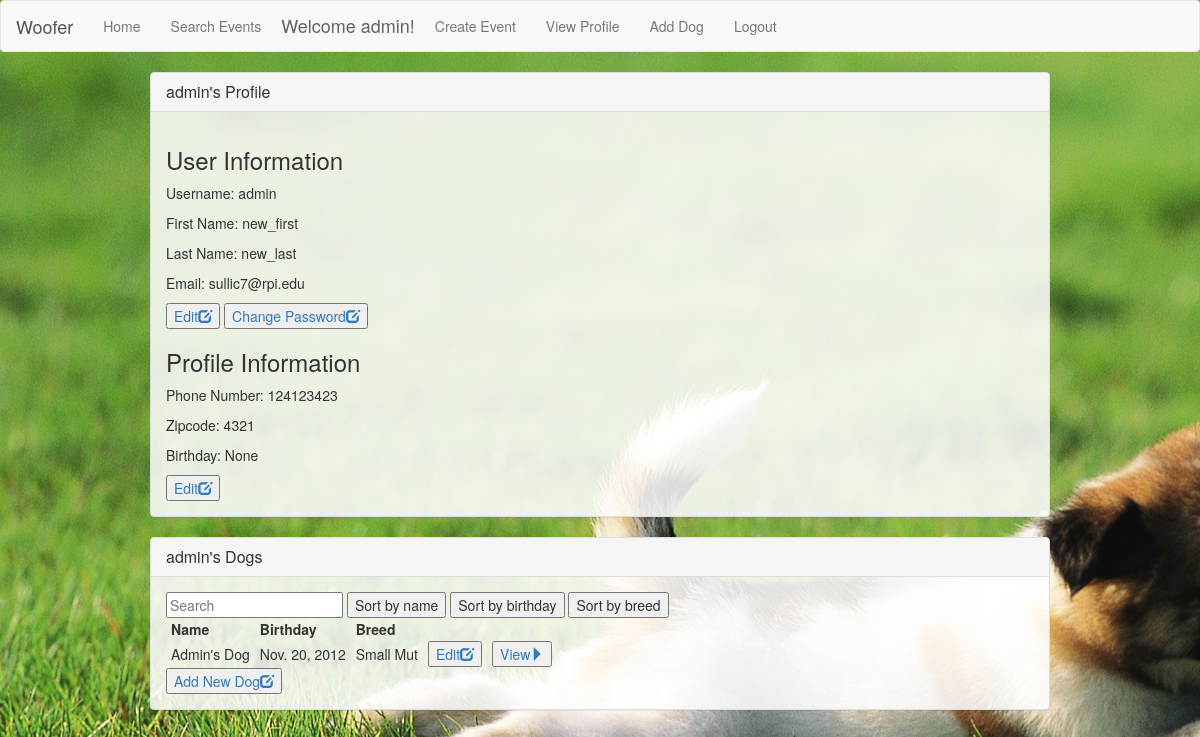
/view_profile/ (signed in), run on the app's committed database.
### woofer/models.py (models this page shows, shortened)
class Profile(models.Model):
    id = models.AutoField(primary_key=True)
    user = models.OneToOneField(User)
    phone_number = models.IntegerField(blank=True, null=True)
    zipcode = models.IntegerField(blank=True, null=True)
    birthday = models.DateField(auto_now=False, auto_now_add=False, blank=True,\
        null=True, validators=[validate_date])

class Dog(models.Model):
    id = models.AutoField(primary_key=True)
    name = models.CharField(max_length=100)
    owner = models.ForeignKey(User, on_delete=models.CASCADE)
    birthday = models.DateField(auto_now=False, auto_now_add=False, blank=True,
                                null=True, validators=[validate_date])
    weight = models.IntegerField(blank=True, null=True)
    breed = models.CharField(max_length=100, blank=True, null=True)
    potty_trained = models.BooleanField()
    bio = models.TextField(blank=True, null=True)
    LOW = 'LO'
    MEDIUM = 'MD'
    HIGH = 'HI'
    ACTIVITY_CHOICES = (
        (LOW, 'Not active'),
        (MEDIUM, 'Somewhat active'),
        (HIGH, 'Very active')
        )
    TEMPERAMENT_CHOICES = (
        (LOW, 'Prefers to be left alone'),
        (MEDIUM, 'Good with small groups'),
        (HIGH, 'Good with any size groups')
        )
    activity = models.CharField(max_length=2, choices=ACTIVITY_CHOICES)
    temperament_kids = models.CharField(max_length=2, choices=TEMPERAMENT_CHOICES)
    temperament_dogs = models.CharField(max_length=2, choices=TEMPERAMENT_CHOICES)
    temperament_strangers = models.CharField(max_length=2, choices=TEMPERAMENT_CHOICES)

### woofer/views/user_views.py (the view)
# urls.py: url(r'^view_profile/$', user_views.view_profile, name='view-profile'),
@login_required
def view_profile(request, userid=None):
    if userid is None:
        user = request.user
    else:
        user = User.objects.get(id=userid)
    profile = Profile.objects.get(user=user)
    dogs = Dog.objects.all().filter(owner=user)
    return render(request, 'woofer/view_profile.html',
                  {
                      'profile' : profile,
                      'dogs' : dogs
                  })

### woofer/templates/woofer/view_profile.html (shortened to what this page needs)
{% extends 'woofer/pageframe.html' %}
{% block content %}
<div class="panel panel-default">
  <div class="panel-heading">
    <h3 class="panel-title">{{ profile.user.username }}'s Profile</h3>
  </div>
  <div class="panel-body">
    <h3>User Information</h3>
    <p>Username: {{ profile.user.username }}</p>
    <p>First Name: {{ profile.user.first_name }}</p>
    <p>Last Name: {{ profile.user.last_name }}</p>
    <p>Email: {{ profile.user.email }}</p>
    <a href="{% url 'edit-user' profile.user.id %}" ><button class="">Edit<span class="glyphicon glyphicon-edit" aria-hidden="true"></span></button></a>
    <a href="{% url 'change-password' %}" ><button class="">Change Password<span class="glyphicon glyphicon-edit" aria-hidden="true"></span></button></a>
    <h3>Profile Information</h3>
    <p>Phone Number: {{ profile.phone_number }}</p>
    <p>Zipcode: {{ profile.zipcode }}</p>
    <p>Birthday: {{ profile.birthday }}</p>
    <a href="{% url 'edit-profile' profile.user.id %}" ><button class="">Edit<span class="glyphicon glyphicon-edit" aria-hidden="true"></span></button></a>
  </div>
</div>
<div class="panel panel-default">
  <div class="panel-heading">
    <h3 class="panel-title">{{ profile.user.username }}'s Dogs</h3>
  </div>
  <div class="panel-body">
      <div id="dogs">
        <input class="search" placeholder="Search" />
        <button class="sort" data-sort="name">Sort by name</button>
        <button class="sort" data-sort="birthday">Sort by birthday</button>
        <button class="sort" data-sort="breed">Sort by breed</button>
      <table>
        <thead>
          <th>Name</th>
          <th>Birthday</th>
          <th>Breed</th>
        </thead>
        <tbody class="list">
          {% for dog in dogs %}
            <tr>
              <td class="name">{{ dog.name }}</td>
              <td class="birthday">{{ dog.birthday }}</td>
              <td class="breed">{{ dog.breed }}</td>
              <td><a href="{% url 'edit-dog' dog.id %}" ><button class="">Edit<span class="glyphicon glyphicon-edit" aria-hidden="true"></span></button></a></td>
              <td><a href="{% url 'view-dog' dog.id %}" ><button class="">View<span class="glyphicon glyphicon-triangle-right" aria-hidden="true"></span></button></a></td>
            </tr>
          {% endfor %}
        </tbody>
      </table>
    </div>
    <div>
      <a href="{% url 'add-dog' %}" ><button class="">Add New Dog<span class="glyphicon glyphicon-edit" aria-hidden="true"></span></button></a>
    </div>
  </div>
</div>
{% endblock %}

### woofer/templates/woofer/pageframe.html (shortened to what this page needs)
{% load staticfiles %}
<!DOCTYPE html>
<html lang="en">
  <head>
    <link href="https://maxcdn.bootstrapcdn.com/bootstrap/3.3.6/css/bootstrap.min.css" rel="stylesheet" type="text/css"/>
    <link href="{% static "css/main.css" %}" rel="stylesheet" type="text/css"/>
  </head>
  <body>
  <div id="wrap">
    <nav class="navbar navbar-default">
  <div class="container-fluid">
    <div class="navbar-header">
      <a class="navbar-brand" href="{% url 'index' %}">Woofer</a>
    </div>
    <div class="collapse navbar-collapse" id="bs-example-navbar-collapse-1">
      <ul class="nav navbar-nav">
        <li><a href="{% url 'index' %}">Home</a></li>
        <li><a href="{% url 'event-list' %}">Search Events</a></li>
        {% if request.user.is_authenticated %}
          <li><h4 class="nav-welcome">Welcome {{ user.username }}!</h4></li>
          <li><a href="{% url 'create-event' %}">Create Event</a></li>
          <li><a href="{% url 'view-profile' %}">View Profile</a></li>
          <li><a href="{% url 'add-dog' %}">Add Dog</a></li>
          <li><a href="{% url 'logout' %}">Logout</a></li>
        {% else %}
          <li><a href="{% url 'login' %}">Login</a></li>
          <li><a href="{% url 'create-user' %}">Create New Account</a></li>
        {% endif %}
      </ul>
    </div>
  </div>
</nav>
    <div id="content_wrap">
     {% block content %}If you are seeing this please contact a site administrator.{% endblock %}
     </div>
  </div>
  </body>
</html>

### static/css/main.css (style rules this page uses)
body { background-image: url("../images/background.jpg"); background-color: #E1E1E1; background-attachment: fixed; }
#content_wrap { max-width: 900px; margin-left: auto; margin-right: auto; }
.panel.panel-default { background-color:rgba(255, 255, 255, 0.85); }
.nav-welcome { color: #626262; padding: 5px; }
.navbar-brand { color: #555454 !important; }
th { padding: 1px 5px 1px 5px; }
td { padding: 1px 5px 1px 5px; }

### data on the page
Profile: user.username "admin", user.first_name "new_first", user.last_name "new_last", user.email "sullic7@rpi.edu", phone_number "124123423", zipcode "4321", birthday "None"
Dog: name "Admin's Dog", birthday "Nov. 20, 2012", breed "Small Mut"

### other printed values
{{ user.username }} "admin"
